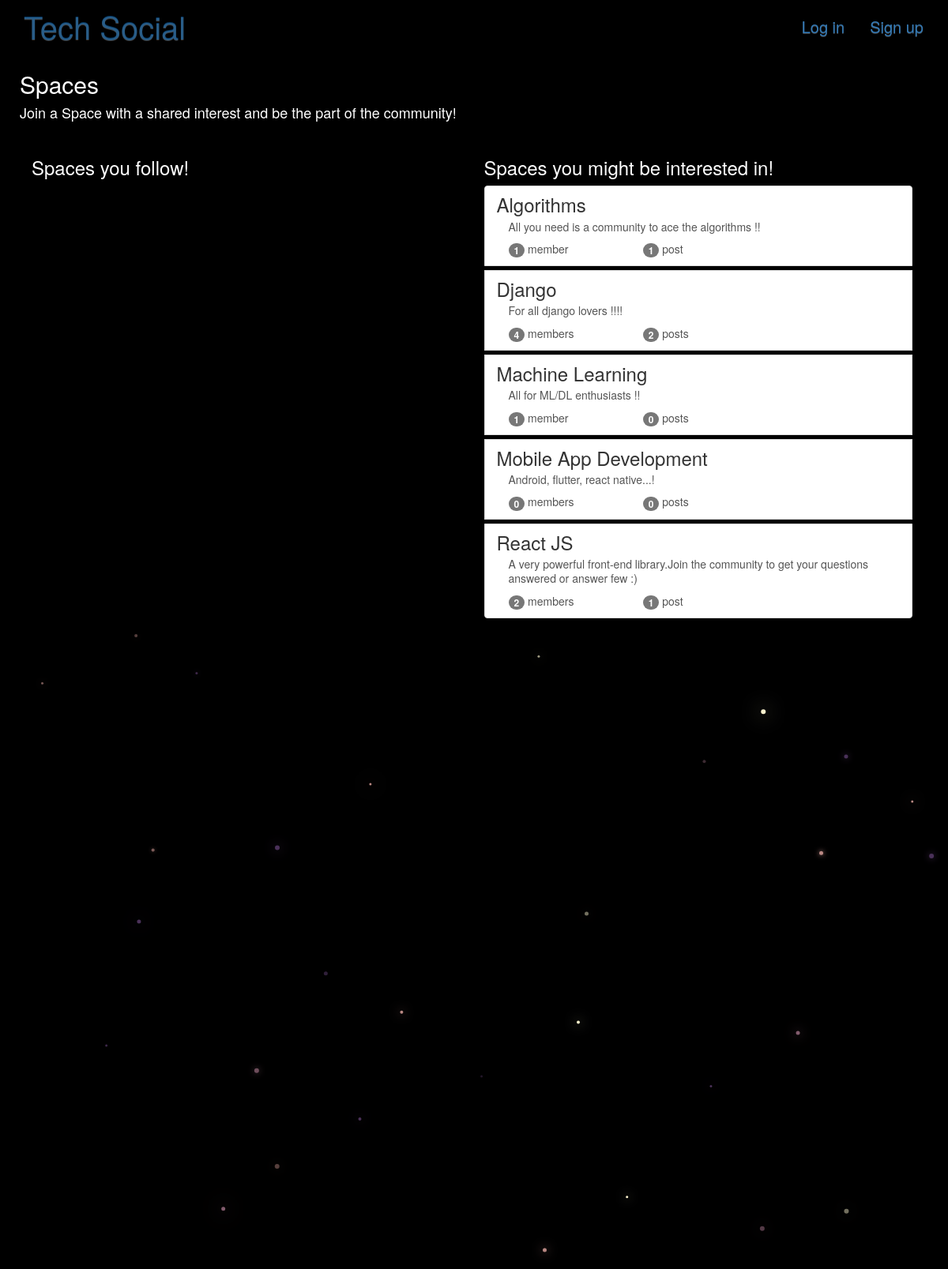
The app's page /groups/ with its own data.
### groups/models.py (models this page shows, shortened)
class Group(models.Model):
    name = models.CharField(max_length=255, unique=True)
    slug = models.SlugField(allow_unicode=True, unique=True)
    description = models.TextField(blank=True, default='')
    description_html = models.TextField(editable=False, default='', blank=True)
    members = models.ManyToManyField(User,through="GroupMember")
    class Meta:
        ordering = ["name"]

### groups/views.py (the view)
class ListGroups(generic.ListView):
    model = Group
    def get_context_data(self, **kwargs):
        context = super().get_context_data(**kwargs)
        return context

### groups/templates/groups/group_list.html (shortened to what this page needs)
{% extends "groups/group_base.html" %}
{% block content %}
<div style="margin-top: 5px;">
	<div class="content">
			<h2>Spaces</h2>
			<h4 style="margin-bottom: 20px;">Join a Space with a shared interest and be the part of the community!</h4>
	</div>
</div>
{% if object_list %}
<div class="col-md-6 intro" style="margin-top: 6px;">
	<h3>Spaces you follow!</h3>
</div>
<div class="col-md-6 intro" style="margin-top: 6px;">
	<h3>Spaces you might be interested in!</h3>
	<div class="list-group">
		{% for group in object_list %}
		{% if user not in group.members.all %}
		  <a class="list-group-item" style="margin-bottom: 5px;" href="{% url 'groups:single' slug=group.slug %}">
			     <h3 class="title list-group-item-heading">{{ group.name }}</h3>
			<div class="list-group-item-text container-fluid">
				{{ group.description_html|safe }}
				<div class="row">
					<div class="col-md-4">
						<span class="badge">{{ group.members.count }}</span> member{{ group.members.count|pluralize }}
					</div>
					<div class="col-md-4">
						<span class="badge">{{ group.posts.count }}</span> post{{ group.posts.count|pluralize }}
					</div>
				</div>
			</div>
		</a>
		{% endif %}
		{% endfor %}
	</div>
</div>
{% else %}
<div class="col-md-12 intro" style="margin-top: 10px;font-size: xx-large;">
	No space yet! Create one to get started!
</div>
{% endif %}
{% endblock %}

### static/mysite/css/master.css (style rules this page uses)
body { margin-left: 0px; overflow: hidden; background-color: black; color:white; }
.intro { margin-top: 500px; }

### records on screen
Group: name "Algorithms", description_html "All you need is a community to ace the algorithms !!", members.count "1", posts.count "1"
Group: name "Django", description_html "For all django lovers !!!!", members.count "4", posts.count "2"
Group: name "Machine Learning", description_html "All for ML/DL enthusiasts !!", members.count "1", posts.count "0"
Group: name "Mobile App Development", description_html "Android, flutter, react native...!", members.count "0", posts.count "0"
Group: name "React JS", description_html "A very powerful front-end library.Join the community to get your questions answered or answer few :)", members.count "2", posts.count "1"
